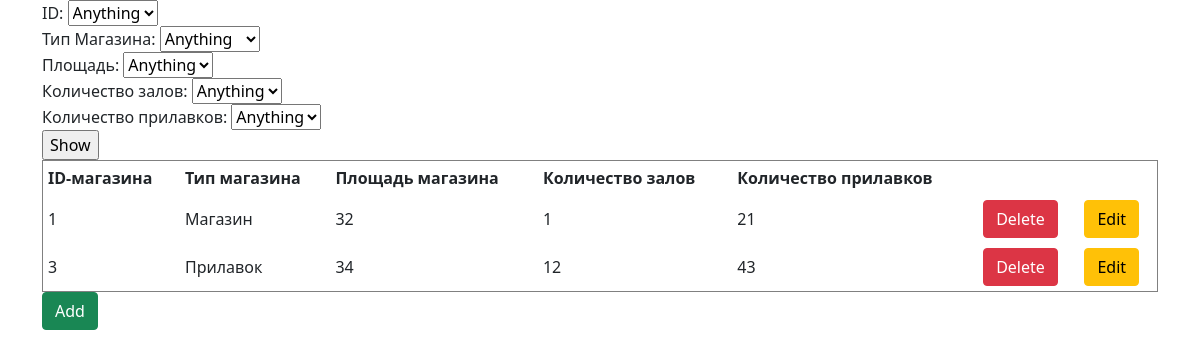
The page /shops on the database its author committed.
### classes_file.py (models this page shows, shortened)
class Shops(db.Model):
    id_shop = db.Column(db.Integer, primary_key=True)
    type_shop = db.Column(db.String(10), nullable=False)
    shops_area = db.Column(db.Integer, nullable=False)
    hall_count = db.Column(db.Integer, default=1)
    stall_count = db.Column(db.Integer, default=1)

### shops.py (the view)
@app.route('/shops')
def shops():
    if "action" in request.args:
        if request.args["action"] == "del": #для обратобки кнопки delete
            id_shop = request.args['id']
            shop = Shops.query.get_or_404(id_shop)
            try:
                db.session.delete(shop)
                db.session.commit()
                return redirect("/shops")
            except:
                return "При удалении записи произошла ошибка"
        elif request.args["action"] == "choice":
            id_lst = [request.args['id_shop']]
            type_shop_lst = [request.args['type_shop']]
            shops_area_lst = [request.args['shops_area']]
            hall_count_lst = [request.args['hall_count']]
            stall_count_lst = [request.args['stall_count']]
            if request.args['id_shop'] == "any":
                temp = db.session.execute(f"SELECT id_shop from Shops").fetchall()
                id_lst = [temp[i][0] for i in range(len(temp))]
            if request.args['type_shop'] == "any":
                temp = db.session.execute(f"SELECT type_shop from Shops").fetchall()
                type_shop_lst = [temp[i][0] for i in range(len(temp))]
            if request.args['shops_area'] == "any":
                temp = db.session.execute(f"SELECT shops_area from Shops").fetchall()
                shops_area_lst = [temp[i][0] for i in range(len(temp))]
            if request.args['hall_count'] == "any":
                temp = db.session.execute(f"SELECT hall_count from Shops").fetchall()
                hall_count_lst = [temp[i][0] for i in range(len(temp))]
            if request.args['stall_count'] == "any":
                temp = db.session.execute(f"SELECT stall_count from Shops").fetchall()
                stall_count_lst = [temp[i][0] for i in range(len(temp))]
            table = db.session.query(Shops).filter(Shops.id_shop.in_(id_lst)).filter(Shops.type_shop.in_(type_shop_lst)).filter(Shops.shops_area.in_(shops_area_lst)).filter(Shops.hall_count.in_(hall_count_lst)).filter(Shops.stall_count.in_(stall_count_lst ))
            return render_template("shops.html", table=table)
        else:
            return redirect("/shops")
    else:
        table = Shops.query.order_by(Shops.id_shop).all()
        return render_template("shops.html", table=table)

### templates/shops.html (shortened to what this page needs)
<!doctype html>
<html lang="ru" xmlns="http://www.w3.org/1999/html">
<head>
    <link href="https://cdn.jsdelivr.net/npm/bootstrap@5.0.0/dist/css/bootstrap.min.css" rel="stylesheet">
</head>
<body>
<div class="container">
<form action="/shop-choice" method="POST" id="data">
        ID:
            <select name="id_shop">
                <option value="any" label = "Anything">
                {% for el in table %}
                <option value={{el.id_shop}}  label = {{el.id_shop}}>
                {% endfor %}
            </select>
        <br>Тип Магазина:
        <select name="type_shop">
            <option value="any" label = "Anything">
            {% for el in table %}
            <option value={{el.type_shop}}  label = {{el.type_shop}}>
            {% endfor %}
        </select>
        <br>Площадь:
        <select name="shops_area">
            <option value="any" label = "Anything">
                {% for el in table %}
            <option value={{el.shops_area}}  label = {{el.shops_area}}>
                {% endfor %}
        </select>
        <br>Количество залов:
        <select name="hall_count">
            <option value="any" label = "Anything">
                {% for el in table %}
            <option value={{el.hall_count}}  label = {{el.hall_count}}>
                {% endfor %}
        </select>
        <br>Количество прилавков:
        <select name="stall_count">
            <option value="any" label = "Anything">
                {% for el in table %}
            <option value={{el.stall_count}}  label = {{el.stall_count}}>
                {% endfor %}
        </select><br>
    <input type="submit" name="btn btn-success" value="Show"><br>
</form>
    <table border="1" width="100%" cellpadding="5">
        <tr>
            <th>ID-магазина</th>
            <th>Тип магазина</th>
            <th>Площадь магазина</th>
            <th>Количество залов</th>
            <th>Количество прилавков</th>
            <th></th>
            <th></th>
        </tr>
        {% for el in table %}
        <tr>
            <td>{{ el.id_shop }}</td>
            <td>{{ el.type_shop }}</td>
            <td>{{ el.shops_area }}</td>
            <td>{{ el.hall_count }}</td>
            <td>{{ el.stall_count }}</td>
            <td>
                <a href="/shops?id={{el.id_shop}}&action=del" class="btn btn-danger">Delete</a>
            </td>
            <td>
                <a href="/shops/{{el.id_shop}}/edit" class="btn btn-warning">Edit</a>
            </td>
        </tr>
        {% endfor %}
    </table>
    <a href="/shops/create" class="btn btn-success">Add</a>
</div>
</body>
</html>

### rows shown on the page
Shops: id_shop "1", type_shop "Магазин", shops_area "32", hall_count "1", stall_count "21"
Shops: id_shop "3", type_shop "Прилавок", shops_area "34", hall_count "12", stall_count "43"
